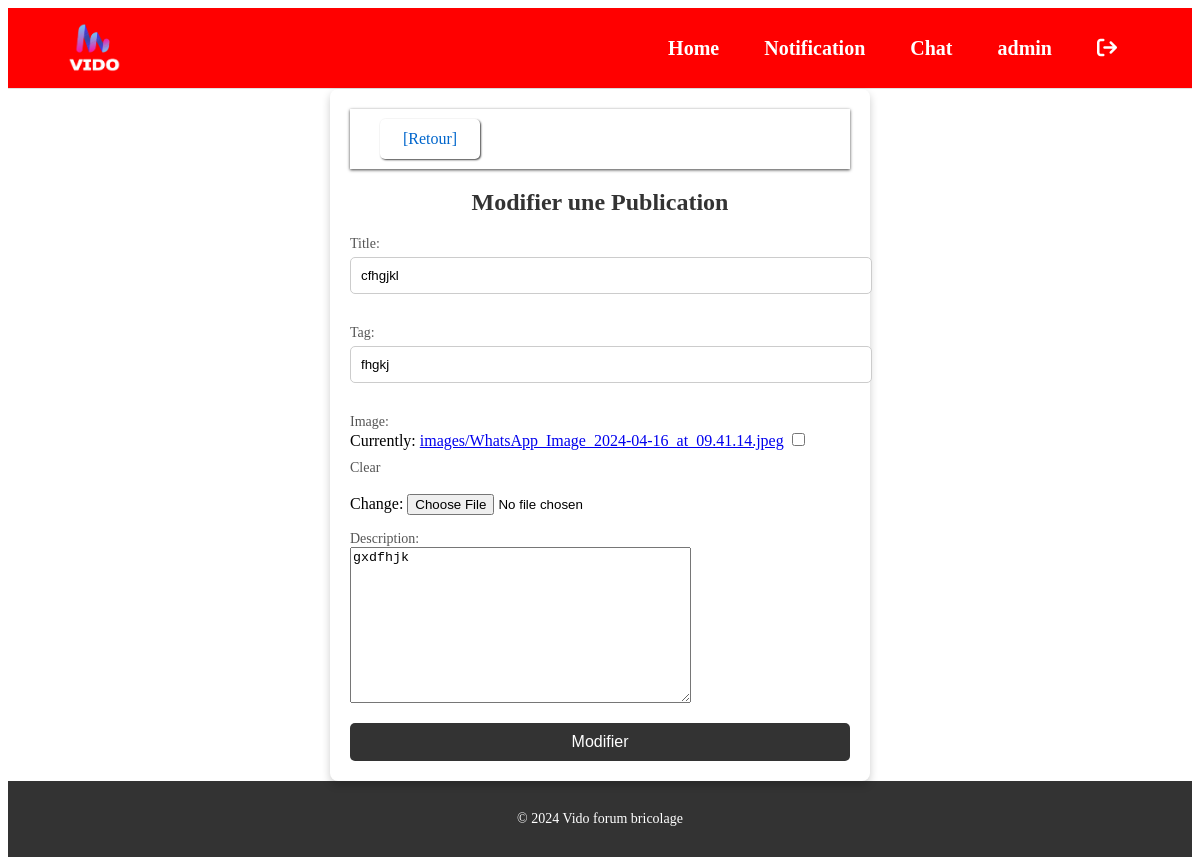
Page /blog_profil/edit/15/ (signed in) on the committed database.
### blog_profil/models.py (models this page shows, shortened)
class Publication(models.Model):
    title = models.CharField(max_length=100)
    tag = models.CharField(max_length=100)
    description = models.TextField()
    image = models.ImageField(upload_to='images/', blank=True, null=True)
    created_at = models.DateTimeField(auto_now_add=True)  # Défini lors de la création
    updated_at = models.DateTimeField(auto_now=True)      # Mis à jour à chaque modification
    published_at = models.DateTimeField(auto_now_add=True)  # Défini lors de la création
    author = models.ForeignKey(User, on_delete=models.CASCADE)

### blog_profil/views.py (the view)
# urls.py: path('edit/<int:id>/', edit_publication, name='edit_publication'),
def edit_publication(request, id):
    publication = get_object_or_404(Publication, id=id, author=request.user)  # Vérifier que l'utilisateur est l'auteur
    if request.method == 'POST':
        form = PublicationForm(request.POST, request.FILES, instance=publication)
        if form.is_valid():
            form.save()
            messages.success(request, 'Publication modifiée avec succès!')  # Message de succès
            return redirect('admin_page')  # Rediriger vers la page admin après la modification
    else:
        form = PublicationForm(instance=publication)
    return render(request, 'admin_detail_publication.html', {'form': form, 'publication': publication})

### blog_profil/forms.py
class PublicationForm(forms.ModelForm):
    class Meta:
        model = Publication
        fields = ['title', 'tag', 'image', 'description']

### templates/admin_detail_publication.html (shortened to what this page needs)
{% extends "base.html" %}
{% load static %}
{% block head %}
<link rel="stylesheet" href="{% static 'css/admin_add_publication.css' %}">
{% endblock %}
{% block content %}
<section>
    <div class="form-container">
        <div class="bar-option">
            <a href="{% url 'admin_page' %}">[Retour]</a>
        </div>
        <h2>{% if publication %}Modifier une Publication{% else %}Ajouter une Publication{% endif %}</h2>
        <form method="post" action="{% if publication %}{% url 'edit_publication' publication.id %}{% else %}{% url 'add_publication' %}{% endif %}" enctype="multipart/form-data">
            {{ form.as_p }}
            <button type="submit">{% if publication %}Modifier{% else %}Ajouter{% endif %}</button>
        </form>
    </div>
</section>
{% endblock %}

### templates/base.html (shortened to what this page needs)
{% load static %}
<!DOCTYPE html>
<html lang="en">
<head>
    <link rel="stylesheet" href="https://cdnjs.cloudflare.com/ajax/libs/font-awesome/6.0.0-beta3/css/all.min.css">
    <link rel="stylesheet" href="{% static 'css/style.css' %}">
    {% block head %}{% endblock %}
</head>
<body>
    <header>
        <img src="{% static 'img/logo.png' %}" alt="logo">
        <nav>
            <a href="{% url 'home' %}">Home</a>
            {% if user.is_authenticated %}
            <a href="{% url 'notifiation' %}">Notification</a>
            <a href="{% url 'chat_page' %}">Chat</a>
            <a href="{% url 'admin_page' %}">{{ user.username }}</a>
            <a href="{% url 'logout' %}"><i class="fa-solid fa-arrow-right-from-bracket"></i></a>
            {% else %}
            <a class="login-button" href="#"><i class="fa-solid fa-user"></i></a>
            {% endif %}
        </nav>
    </header>
    <main>
        {% block content %}{% endblock %}
    </main>
    <footer>
        <p>&copy; 2024 Vido forum bricolage</p>
    </footer>
</body>
</html>

### static/css/style.css (style rules this page uses)
header { background-color: red; padding: 15px 60px; display: flex; align-items: center; justify-content: space-between; border-bottom: 1px solid #e1e1e1; }
header img { height: 50px; width: auto; }
header nav { display: flex; justify-content: end; gap: 15px; }
header nav a { color: white; text-decoration: none; font-size: 20px; font-weight: bold; padding: 5px 15px; transition: color 0.3s, background-color 0.3s; }
form label { font-size: 14px; color: #555; margin-top: 10px; display: block; text-align: left; }
form input[type="text"], form input[type="email"], form input[type="password"] { width: 100%; padding: 10px; margin-top: 5px; margin-bottom: 15px; border: 1px solid #ccc; border-radius: 5px; }
form button { width: 100%; padding: 10px; background-color: #333; color: #fff; border: none; border-radius: 5px; cursor: pointer; font-size: 16px; }
footer { background-color: #333; color: #fff; text-align: center; padding: 30px 0; font-size: 14px; }
footer p { margin: 0; }

### static/css/admin_add_publication.css (style rules this page uses)
section { display: flex; justify-content: center; }
.bar-option { display: flex; height: 60px; box-shadow: 0px 1px 3px #444; padding-left: 30px; align-items: center; }
.bar-option a { display: inline-flex; justify-content: center; align-items: center; width: 100px; height: 40px; box-shadow: 1px 1px 2px #444; border-radius: 5px; text-decoration: none; color: #0066cc; transition: all 0.1s ease; }
.form-container { background-color: #fff; padding: 20px; border-radius: 8px; width: 100%; max-width: 500px; box-shadow: 0 4px 8px rgba(0, 0, 0, 0.2); }
.form-container h2 { text-align: center; margin-bottom: 20px; color: #333; }

### rows in the picture
Publication: title "cfhgjkl", tag "fhgkj", description "gxdfhjk"

### other values in the picture
{{ user.username }} "admin"
